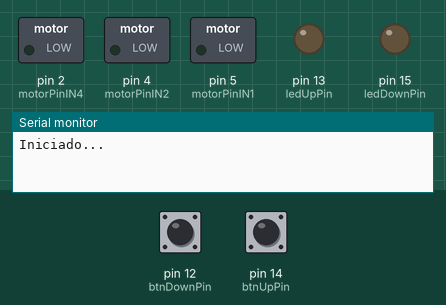
Bench run of a sketch on a simulated Arduino Uno, built with avr-gcc and run on an emulated ATmega328P. On the bench: switched loads named in the sketch (green lamp = pin HIGH), output pins drawn as LEDs (lit = HIGH), the last lines printed to the serial monitor. Inputs (shaded band) come from the test bench; at power-on: pin 12 (btnDownPin) HIGH, pin 14 (btnUpPin) HIGH. Pins used as bus, display or sensor lines are not drawn.

Above: at 1.2 s.
1.3 s: pin 12 (btnDownPin) pulled LOW for 0.15 s
At 1.48 s:
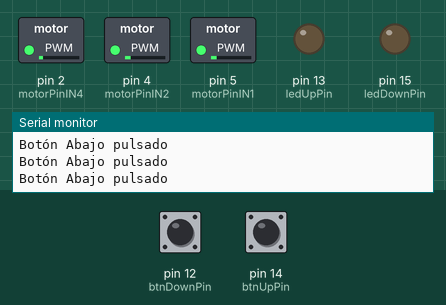
3.0 s: pin 14 (btnUpPin) pulled LOW for 1 s
At 3.63 s:
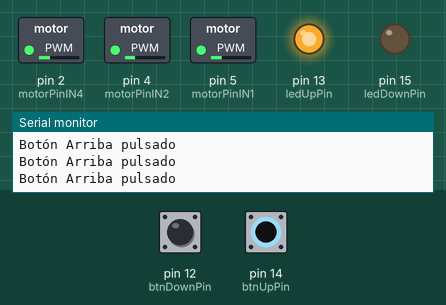
6.0 s: pin 14 (btnUpPin) pulled LOW for 0.15 s
At 7.6 s:
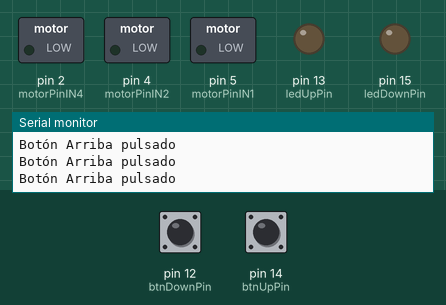
9.0 s: pin 12 (btnDownPin) pulled LOW for 1 s
At 9.99 s:
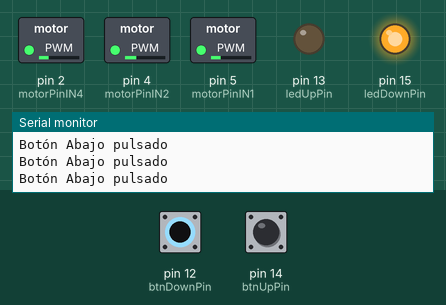
12.0 s: pin 12 (btnDownPin) pulled LOW for 0.15 s
At 13.3 s:
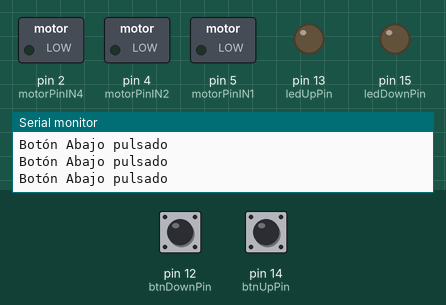
15.0 s: pin 14 (btnUpPin) pulled LOW for 0.15 s
At 15.15 s:
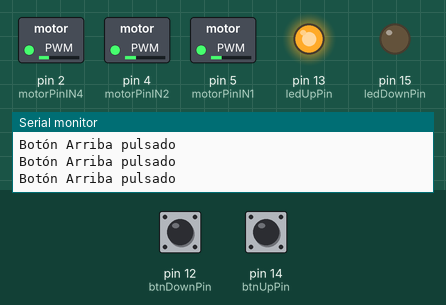
Timing chart, 0 to 17.6 s (numbered marks = the images above; inputs shaded):
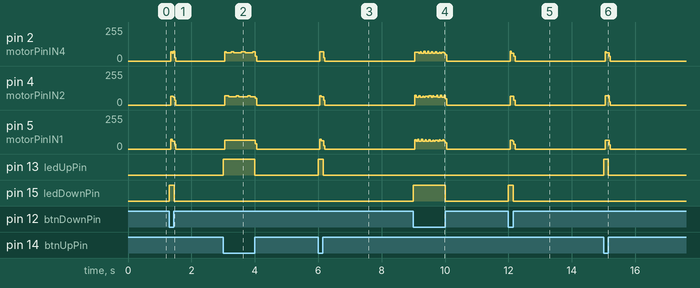

The sketch:

Estor_IoT.ino
```cpp
//definicion de pins
const int btnUpPin = 14;
const int btnDownPin = 12;
const int ledUpPin = 13;
const int ledDownPin = 15;
const int motorPinIN1 = 5;
const int motorPinIN2 = 4;
const int motorPinIN3 = 0;
const int motorPinIN4 = 2;

//definicion variables
int motorSpeed = 120;   //variable para fijar la velocidad
int stepCounter = 0;     // contador para los pasos
int stepsPerPulse = 1;  // pasos para una vuelta completa

//tablas con la secuencia de encendido (descomentar la que necesiteis)
//secuencia 1-fase
const int numSteps = 4;
const int stepsLookup[4] = { B1000, B0100, B0010, B0001 };

//secuencia 2-fases
//const int numSteps = 4;
//const int stepsLookup[4] = { B1100, B0110, B0011, B1001 };

//secuencia media fase
//const int numSteps = 8;
//const int stepsLookup[8] = { B1000, B1100, B0100, B0110, B0010, B0011, B0001, B1001 };


void setup()
{
  Serial.begin(115200);

  pinMode(btnUpPin, INPUT_PULLUP);
  pinMode(btnDownPin, INPUT_PULLUP);
  pinMode(ledUpPin, OUTPUT);
  pinMode(ledDownPin, OUTPUT);
  pinMode(motorPinIN1, OUTPUT);
  pinMode(motorPinIN2, OUTPUT);
  pinMode(motorPinIN3, OUTPUT);
  pinMode(motorPinIN4, OUTPUT);

  digitalWrite(ledUpPin,    LOW);
  digitalWrite(ledDownPin,  LOW);
  Serial.println("Iniciado...");
}

void loop()
{
  int btnUpState = digitalRead(btnUpPin);
  int btnDownState = digitalRead(btnDownPin);

  if (btnUpState == LOW) {
    Serial.println("Botón Arriba pulsado");
    digitalWrite(ledUpPin, HIGH);
    for (int i = 0; i < stepsPerPulse; i++)
    {
      clockwise();
      delayMicroseconds(motorSpeed);
    }
  } else if (btnDownState == LOW) {
    Serial.println("Botón Abajo pulsado");
    digitalWrite(ledDownPin, HIGH);
    for (int i = 0; i < stepsPerPulse; i++)
    {
      anticlockwise();
      delayMicroseconds(motorSpeed);
    }
  } else {
    stopMotor();
  }

}

void clockwise()
{
  stepCounter++;
  if (stepCounter >= numSteps) stepCounter = 0;
  moveMotor(stepCounter);
}

void anticlockwise()
{
  stepCounter--;
  if (stepCounter < 0) stepCounter = numSteps - 1;
  moveMotor(stepCounter);
}

void moveMotor(int step)
{
  digitalWrite(motorPinIN1, bitRead(stepsLookup[step], 0));
  digitalWrite(motorPinIN2, bitRead(stepsLookup[step], 1));
  digitalWrite(motorPinIN3, bitRead(stepsLookup[step], 2));
  digitalWrite(motorPinIN4, bitRead(stepsLookup[step], 3));
}

void stopMotor() {
  digitalWrite(ledUpPin,    LOW);
  digitalWrite(ledDownPin,  LOW);
  digitalWrite(motorPinIN1, LOW);
  digitalWrite(motorPinIN2, LOW);
  digitalWrite(motorPinIN3, LOW);
  digitalWrite(motorPinIN4, LOW);
}
```

Measured:
- after the input at 1.3 s, pin 4 (motorPinIN2): 0/255 → 67/255 after 0.05 s, → 0/255 0.08 s later; pin 5 (motorPinIN1): 0/255 → 60/255 after 0.05 s, → 0/255 0.12 s later; pin 15 (ledDownPin): LOW → HIGH at once, → LOW 0.15 s later
- after the input at 3.0 s, pin 5 (motorPinIN1): 0/255 → 66/255 after 0.05 s, → 0/255 0.96 s later; pin 13 (ledUpPin): LOW → HIGH at once, → LOW 1.0 s later
- after the input at 6.0 s, pin 2 (motorPinIN4): 0/255 → 68/255 after 0.05 s, → 0/255 0.12 s later; pin 4 (motorPinIN2), pin 5 (motorPinIN1): 0/255 → 62/255 after 0.05 s, → 0/255 0.12 s later; pin 13 (ledUpPin): LOW → HIGH at once, → LOW 0.15 s later
- after the input at 12.0 s, pin 2 (motorPinIN4): 0/255 → 60/255 after 0.05 s, → 0/255 0.12 s later; pin 4 (motorPinIN2): 0/255 → 66/255 after 0.05 s, → 0/255 0.12 s later; pin 5 (motorPinIN1): 0/255 → 67/255 after 0.05 s, → 0/255 0.08 s later; pin 15 (ledDownPin): LOW → HIGH at once, → LOW 0.15 s later
- after the input at 15.0 s, pin 2 (motorPinIN4): 0/255 → 62/255 after 0.05 s, → 0/255 0.12 s later; pin 4 (motorPinIN2): 0/255 → 68/255 after 0.05 s, → 0/255 0.12 s later; pin 5 (motorPinIN1): 0/255 → 66/255 after 0.05 s, → 0/255 0.12 s later; pin 13 (ledUpPin): LOW → HIGH at once, → LOW 0.15 s later
